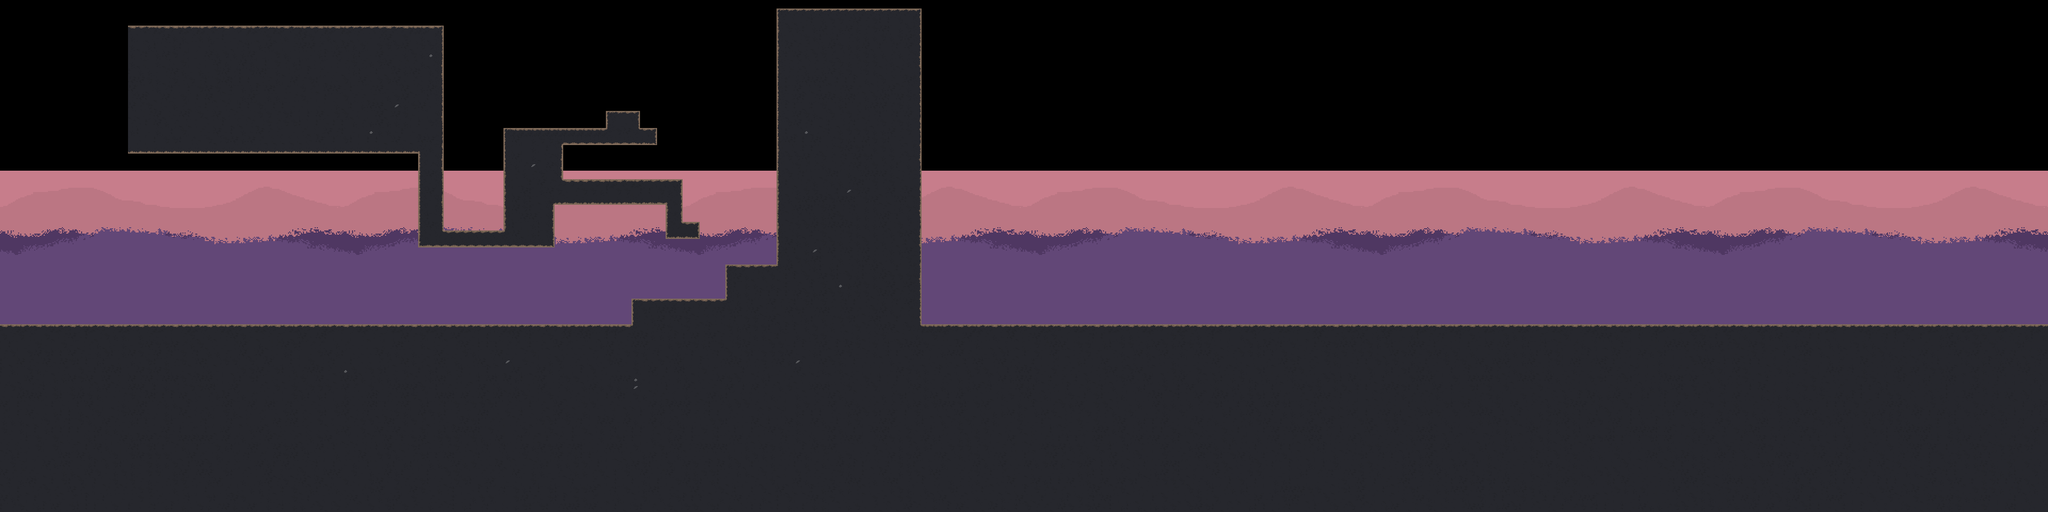

Tiled map render using the project's own tile images. Description and the map definition, with tile-layer contents summarised, below:
An orthogonal 240x60 tile map with 16x16 px tiles, 2 tile layers (Background, Ground), 2 tilesets and 24 objects (6x enemy, playerStart, goal).

<map version="1.2" tiledversion="1.3.4" orientation="orthogonal" renderorder="right-down" width="240" height="60" tilewidth="16" tileheight="16" infinite="0" nextlayerid="9" nextobjectid="63">
 <editorsettings>
  <export target="." format="lua" />
 </editorsettings>
 <tileset firstgid="1" source="../assets/background.tsx" />
 <tileset firstgid="801" source="../assets/main.tsx" />
 <layer id="6" name="Background" width="240" height="60">
  <data>[14400 cells, 4800 non-empty, 801 distinct tile ids]</data>
 </layer>
 <layer id="7" name="Ground" width="240" height="60">
  <data>[14400 cells, 6763 non-empty, 34 distinct tile ids]</data>
 </layer>
 <objectgroup id="2" name="Collision LAyer">
  <properties>
   <property name="isCollision" type="bool" value="true" />
  </properties>
  <object id="7" x="0" y="608" width="1728" height="32" />
  <object id="14" x="624" y="0" width="32" height="608" />
  <object id="15" x="1952" y="0" width="304" height="608" />
  <object id="45" x="1456" y="16" width="272" height="592" />
  <object id="46" x="1360" y="496" width="96" height="112" />
  <object id="48" x="1184" y="560" width="176" height="48" />
  <object id="49" x="1248" y="416" width="64" height="32" />
  <object id="52" x="1248" y="336" width="32" height="80" />
  <object id="53" x="1040" y="336" width="208" height="48" />
  <object id="56" x="1040" y="240" width="16" height="96" />
  <object id="57" x="1056" y="240" width="176" height="32" />
  <object id="58" x="1136" y="208" width="64" height="32" />
  <object id="59" x="944" y="240" width="96" height="224" />
  <object id="60" x="784" y="432" width="160" height="32" />
  <object id="61" x="784" y="48" width="48" height="384" />
  <object id="62" x="656" y="48" width="128" height="240" />
 </objectgroup>
 <objectgroup color="#ffaa00" id="3" name="Enemies">
  <properties>
   <property name="isEntities" type="bool" value="true" />
  </properties>
  <object id="38" type="enemy" x="1152" y="608">
   <point />
  </object>
  <object id="39" type="enemy" x="1280" y="560">
   <point />
  </object>
  <object id="40" type="enemy" x="1424" y="496">
   <point />
  </object>
  <object id="41" type="enemy" x="1200" y="336">
   <point />
  </object>
  <object id="42" type="enemy" x="1168" y="208">
   <point />
  </object>
  <object id="43" type="enemy" x="1024" y="240">
   <point />
  </object>
 </objectgroup>
 <objectgroup id="4" name="Entities">
  <properties>
   <property name="isEntities" type="bool" value="true" />
  </properties>
  <object id="13" type="playerStart" x="752" y="608">
   <point />
  </object>
  <object id="44" type="goal" x="880" y="432">
   <point />
  </object>
 </objectgroup>
</map>